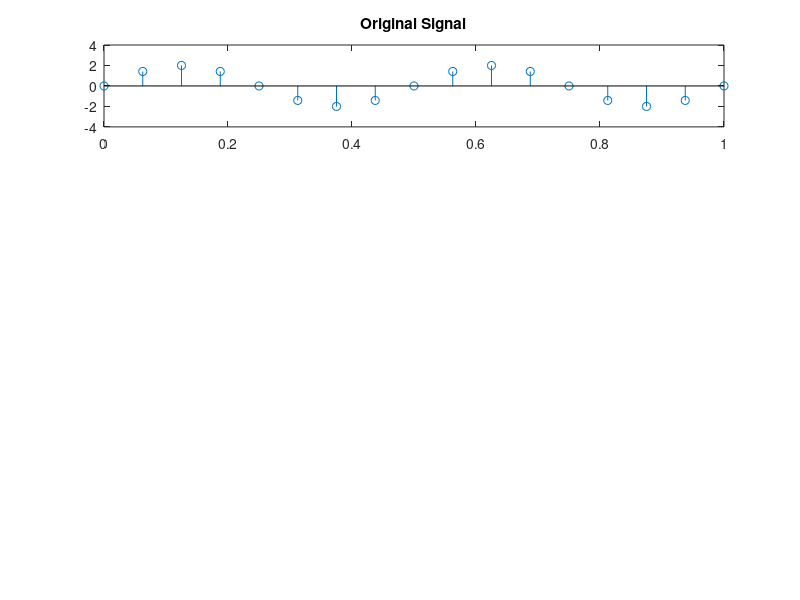

This figure's MATLAB source: (Note: this script raises an error after producing the figure.)
clc
close all
clear all

%% generating a sinusoidal signal
fs = 16; %inital sampling rate
t = 0:1/fs:1;
x = 2*sin(2*pi*2*t);
subplot(411), stem(t,x)
ylim([-4 4])
title('Original Signal');

%%Upsampling
upsampling_factor = 3;
[upsampled_x, upsampled_t] = upsample_mod(x, t, upsampling_factor);
subplot(412), stem(upsampled_t,upsampled_x)
ylim([-4 4])
title('Upsampled and filtered Signal');

%%Downsampling
downsampling_factor = 2;
[downsampled_x, downsampled_t] = downsample(upsampled_x, upsampled_t, downsampling_factor);
subplot(413), stem(downsampled_t, downsampled_x);
ylim([-4 4])
title('Downsampled signal');

%%Using Resample
resampled_x = resample(x,3,2);
resampled_x = resampled_x(1:end-1);
resampled_t = downsampled_t;
subplot(414), stem(resampled_t, resampled_x);
ylim([-4 4])
title('Resampled signal using resample(x,3,2)');

%%Error between resample and manual code
error = resampled_x' - downsampled_x;
figure, plot(error);


%% only downsampling
fs = 16; %inital sampling rate
t = 0:1/fs:1;
x = 2*sin(2*pi*2*t);
subplot(211), stem(t,x)
ylim([-4 4])
title('Original Signal');

%%Downsampling
downsampling_factor = 2;
[downsampled_x, downsampled_t] = downsample(x, t, downsampling_factor);
subplot(212), stem(downsampled_t, downsampled_x);
ylim([-4 4])
title('Downsampled signal');

%% only upsampling
fs = 16; %inital sampling rate
t = 0:1/fs:1;
x = 2*sin(2*pi*2*t);
subplot(211), stem(t,x)
ylim([-4 4])
title('Original Signal');

%%Upsampling
upsampling_factor = 3;
[upsampled_x, upsampled_t] = upsample_mod(x, t, upsampling_factor);
subplot(212), stem(upsampled_t,upsampled_x)
ylim([-4 4])
title('Upsampled and filtered Signal');



